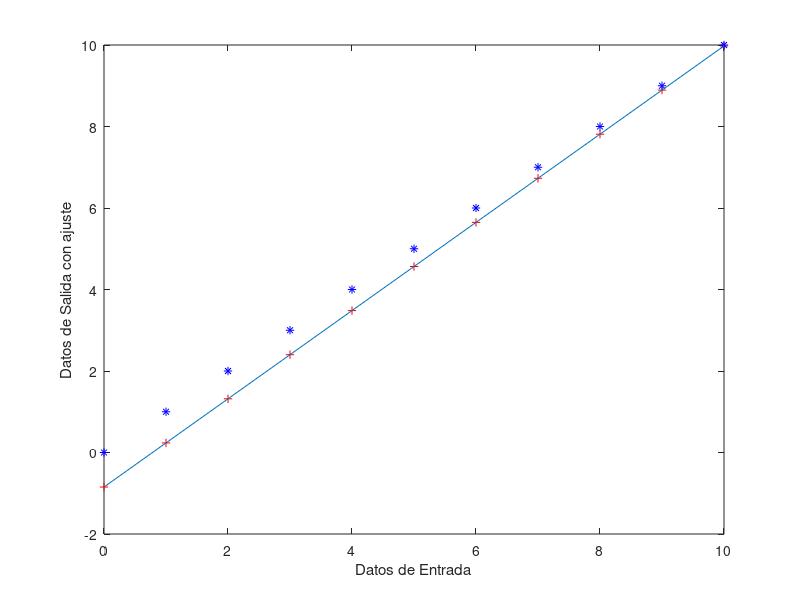
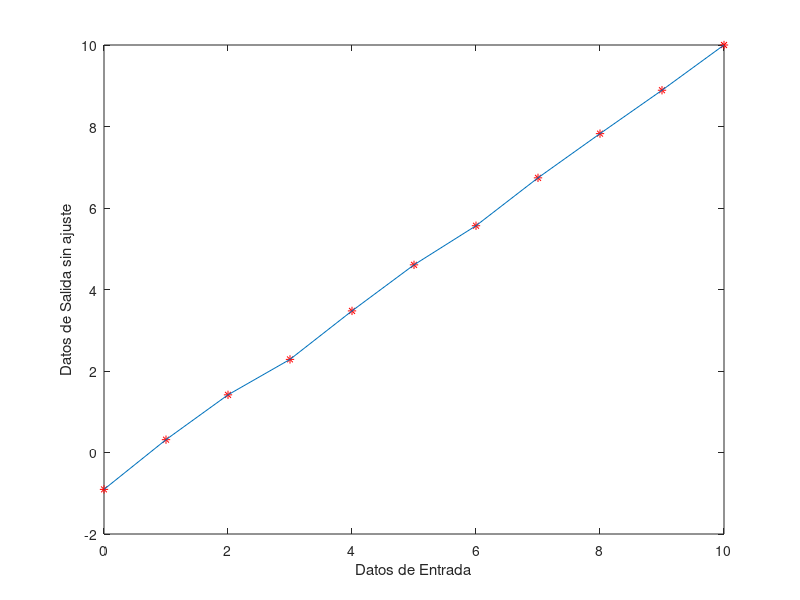

Here is the MATLAB script that generated these plots, in order:
%%writefile errores_GGT.m
clear;
clc;

% Input data
datain = [0.000; 1.000; 2.000; 3.000; 4.000; 5.000; 6.000; 7.000; 8.000; 9.000; 10.000];
dataoutup = [-1.12; 0.21; 1.18; 2.09; 3.33; 4.50; 5.26; 6.59; 7.73; 8.68; 9.80];
dataoutdown = [-0.69; 0.42; 1.65; 2.48; 3.62; 4.71; 5.87; 6.89; 7.92; 9.10; 10.20];

% Calculate the average of the ascending and descending data
dataprom = (dataoutdown + dataoutup) / 2;

% Fit the data using least squares
qup = polyfit(datain, dataoutup, 1);
qdown = polyfit(datain, dataoutdown, 1);
qprom = polyfit(datain, dataprom, 1);

% Number of samples
N = length(datain);

% Calculate delta
M1 = N * sum(datain.^2);  % Changed ^ to .^
M2 = sum(datain)^2;
M12 = M1 - M2;

% Calculate m and b
m1 = N * sum(datain .* dataprom);
m2 = sum(datain) * sum(dataprom);
mf = (m1 - m2) / M12;

bb1 = sum(dataprom);
bb2 = sum(datain.^2);  % Changed ^ to .^
b1 = bb1 * bb2;
b2 = sum(datain .* dataprom) * sum(datain);
bf = (b1 - b2) / M12;

% Generate the fitted line
mreal = qprom(1);
breal = qprom(2);
y1 = mreal * datain + breal;

% Plot the data and the fitted line
figure(1);
plot(datain, dataprom, 'r*');
xlabel('Datos de Entrada');
ylabel('Datos de Salida sin ajuste');
hold on;
plot(datain, dataprom);
hold off;

figure(2);
plot(datain, y1, 'r+', datain, datain, 'b*');
xlabel('Datos de Entrada');
ylabel('Datos de Salida con ajuste');
hold on;
plot(datain, y1);
hold off;

% Calculate real data from the fit
datainreal = y1 * 1.082 - 0.846;

% Calculate uncertainties
p1 = mf * datain;
A = p1';

bfreal = repmat(bf, N, 1);
B = dataprom - bfreal;
C = (B - A).^2;  % Changed ^ to .^
p4 = sum(C);
Sqo2 = (1 / (N - 2)) * p4;
Sqo = sqrt(Sqo2);

% Uncertainty of the slope
Sm = Sqo * sqrt(N / M12);

% Uncertainty of the intercept
Sb = Sqo * sqrt(sum(datain.^2) / M12);  % Changed ^ to .^

% Three standard deviations
SbF = 3 * Sb;
SmF = 3 * Sm;

fprintf('y = (x) * %2.3f + %5.3f \n\n', mreal, breal);
fprintf('pendiente = %2.3f\n', mf);
fprintf('cruce con la ordenada (offset) = %2.3f\n', bf);
fprintf('desviacion estandar de la pendiente = %2.3f\n', Sm);
fprintf('desviacion estandar del cruce por la ordenada = %2.3f\n', Sb);
fprintf('Tres desviaciones estandar de la pendiente = %2.3f\n', SmF);
fprintf('Tres desviaciones estandar del cruce por la ordenada = %2.3f\n', SbF);

% Determination of Sqi
mfreal = repmat(mf, N, 1);
qi = (y1 + bfreal) ./ mfreal;
Sqi = sqrt(Sqo.^2 / mf.^2);

% Instrumental errors
eabs = abs(max(datain) - max(y1));
erel = eabs / max(datain);
erelp = erel * 100;
exa = abs((1 - erel) * 100);
fprintf('error absoluto = %2.3f\n', eabs);
fprintf('error relativo porcentual = %2.3f\n', erelp);
fprintf('exactitud = %2.3f\n', exa);

% Hysteresis
dif = abs(dataoutup - dataoutdown);
eh = max(dif);
eH = (eh / max(datain)) * 100;
fprintf('\n eH = %2.3f por ciento %5.3f \n\n', eH);

% Linearity
difL = abs(datain - y1);
el = max(difL);
eL = (el / max(datain)) * 100;
fprintf('\n eL = %2.3f por ciento %5.3f \n\n', eL);

% Sensitivity
difk = abs(y1 - datain);
ek = max(difk);
eK = (ek / max(datain)) * 100;
fprintf('\n eK = %2.3f por ciento %5.3f \n', eK);

% Zero shift
difz = abs(y1(1) - datain(1));
ez = max(difz);
eZ = (ez / max(datain)) * 100;
fprintf('\n eZ = %2.3f por ciento %5.3f \n', eZ);

% Repeatability
eR = (2 * Sqi / max(datain)) * 100;
fprintf('\n eR = %2.3f por ciento %5.3f \n', eR);

% Instrument uncertainty
UI = max(datain) * sqrt((eH / 100).^2 + (eL / 100).^2 + (eK / 100).^2 + (eZ / 100).^2 + (eR / 100).^2);

% Design uncertainty
Uo = 0.5 * (datain(2) - datain(1));
UD = sqrt(Uo.^2 + UI.^2) * 10;
fprintf('\n Incertidumbre de diseño UD = %2.3f\n', UD);

print -dpng calculadora_errores.png
